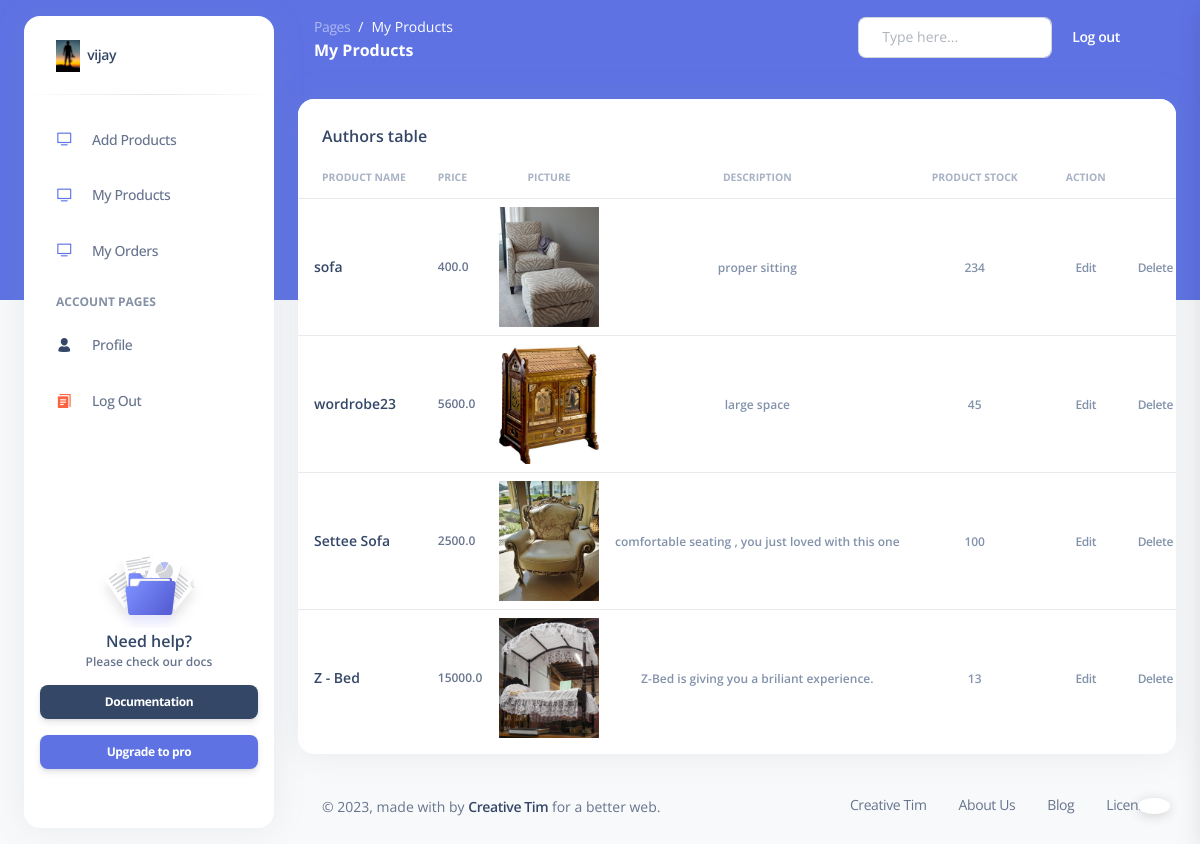
The app's page /seller/my_products/ (signed in) with its own data.
### seller/models.py (models this page shows, shortened)
class Seller(models.Model):
    user_name = models.CharField(max_length=50)
    gst = models.CharField(max_length=15)
    phone = models.CharField(max_length=15)
    email = models.EmailField(unique=True)
    password = models.CharField(max_length=10)
    pic = models.FileField(default= 'defualt.png',upload_to='seller_profile')

class Product(models.Model):
    product_name = models.CharField(max_length=50)
    des = models.TextField(max_length=255)
    price = models.FloatField(default=10.0)
    product_stock = models.IntegerField(default=0)
    pic = models.FileField(default='sad.jpg', upload_to='product_pics')
    seller = models.ForeignKey(Seller, on_delete=models.CASCADE)

### seller/views.py (the view)
# urls.py: path('my_products/',my_products,name = 'my_products'),
def my_products(request):
    seller_obj = Seller.objects.get(email=request.session['s_email'])
    product_obj = Product.objects.filter(seller=seller_obj)
    return render(request, 'my_products.html', {'seller_data': seller_obj, 'my_all_products': product_obj})

### seller/templates/my_products.html (shortened to what this page needs)
{% load static %}
<!DOCTYPE html>
<html lang="en">
<head>
  <link href="{% static '/assets/css/nucleo-icons.css' %}" rel="stylesheet" />
  <link href="{% static '/assets/css/nucleo-svg.css' %}" rel="stylesheet" />
  <link href="{% static '/assets/css/nucleo-svg.css' %}" rel="stylesheet" />
  <link id="pagestyle" href="{% static '/assets/css/argon-dashboard.css' %}" rel="stylesheet" />
</head>
<body class="g-sidenav-show   bg-gray-100">
  <aside class="sidenav bg-white navbar navbar-vertical navbar-expand-xs border-0 border-radius-xl my-3 fixed-start ms-4 " id="sidenav-main">
    {% if seller_data %}
    <div class="sidenav-header">
      <a class="navbar-brand m-0"  target="_blank">
        <img src="{{seller_data.pic.url}}" class="navbar-brand-img h-100" alt="main_logo">
        <span class="ms-1 font-weight-bold">{{seller_data.user_name}}</span>
      </a>
    </div>
    {% endif %}
    <hr class="horizontal dark mt-0">
    <div class="collapse navbar-collapse  w-auto " id="sidenav-collapse-main">
      <ul class="navbar-nav">
        <li class="nav-item">
          <a class="nav-link " href="{% url 'add_products' %}">
            <div class="icon icon-shape icon-sm border-radius-md text-center me-2 d-flex align-items-center justify-content-center">
              <i class="ni ni-tv-2 text-primary text-sm opacity-10"></i>
            </div>
            <span class="nav-link-text ms-1">Add Products</span>
          </a>
        </li>
        <li class="nav-item">
          <a class="nav-link " href="{% url 'my_products' %}">
            <div class="icon icon-shape icon-sm border-radius-md text-center me-2 d-flex align-items-center justify-content-center">
              <i class="ni ni-tv-2 text-primary text-sm opacity-10"></i>
            </div>
            <span class="nav-link-text ms-1">My Products</span>
          </a>
        </li>
        <li class="nav-item">
          <a class="nav-link " href="{% url 'my_order' %}">
            <div class="icon icon-shape icon-sm border-radius-md text-center me-2 d-flex align-items-center justify-content-center">
              <i class="ni ni-tv-2 text-primary text-sm opacity-10"></i>
            </div>
            <span class="nav-link-text ms-1">My Orders</span>
          </a>
        </li>
        <li class="nav-item mt-3">
          <h6 class="ps-4 ms-2 text-uppercase text-xs font-weight-bolder opacity-6">Account pages</h6>
        </li>
        <li class="nav-item">
          <a class="nav-link " href="{% url 'profile' %}">
            <div class="icon icon-shape icon-sm border-radius-md text-center me-2 d-flex align-items-center justify-content-center">
              <i class="ni ni-single-02 text-dark text-sm opacity-10"></i>
            </div>
            <span class="nav-link-text ms-1">Profile</span>
          </a>
        </li>
        <li class="nav-item">
          <a class="nav-link " href="{% url 'signout' %}">
            <div class="icon icon-shape icon-sm border-radius-md text-center me-2 d-flex align-items-center justify-content-center">
              <i class="ni ni-single-copy-04 text-warning text-sm opacity-10"></i>
            </div>
            <span class="nav-link-text ms-1">Log Out</span>
          </a>
        </li>
      </ul>
    </div>
    <div class="sidenav-footer mx-3 ">
      <div class="card card-plain shadow-none" id="sidenavCard">
        <img class="w-50 mx-auto" src="{% static '/assets/img/illustrations/icon-documentation.svg' %}" alt="sidebar_illustration">
        <div class="card-body text-center p-3 w-100 pt-0">
          <div class="docs-info">
            <h6 class="mb-0">Need help?</h6>
            <p class="text-xs font-weight-bold mb-0">Please check our docs</p>
          </div>
        </div>
      </div>
      <a href="https://www.creative-tim.com/learning-lab/bootstrap/license/argon-dashboard" target="_blank" class="btn btn-dark btn-sm w-100 mb-3">Documentation</a>
      <a class="btn btn-primary btn-sm mb-0 w-100" href="https://www.creative-tim.com/product/argon-dashboard-pro?ref=sidebarfree" type="button">Upgrade to pro</a>
    </div>
  </aside>
  <main class="main-content position-relative border-radius-lg ">
    <nav class="navbar navbar-main navbar-expand-lg px-0 mx-4 shadow-none border-radius-xl " id="navbarBlur" data-scroll="false">
      <div class="container-fluid py-1 px-3">
        <nav aria-label="breadcrumb">
          <ol class="breadcrumb bg-transparent mb-0 pb-0 pt-1 px-0 me-sm-6 me-5">
            <li class="breadcrumb-item text-sm"><a class="opacity-5 text-white" href="javascript:;">Pages</a></li>
            <li class="breadcrumb-item text-sm text-white active" aria-current="page">My Products</li>
          </ol>
          <h6 class="font-weight-bolder text-white mb-0">My Products</h6>
        </nav>
        <div class="collapse navbar-collapse mt-sm-0 mt-2 me-md-0 me-sm-4" id="navbar">
          <div class="ms-md-auto pe-md-3 d-flex align-items-center">
            <div class="input-group">
              <span class="input-group-text text-body"></span>
              <input type="text" class="form-control" placeholder="Type here...">
            </div>
          </div>
          <ul class="navbar-nav  justify-content-end">
            <li class="nav-item d-flex align-items-center">
              <a href="{% url 'signout' %}" class="nav-link text-white font-weight-bold px-0">
                <span class="d-sm-inline d-none">Log out</span>
              </a>
            </li>
            <li class="nav-item px-3 d-flex align-items-center">
            </li>
            <li class="nav-item dropdown pe-2 d-flex align-items-center">
            </li>
          </ul>
        </div>
      </div>
    </nav>
    <div class="container-fluid py-4">
      <div class="row">
        <div class="col-12">
          <div class="card mb-4">
            <div class="card-header pb-0">
              <h6>Authors table</h6>
            </div>
            <div class="card-body px-0 pt-0 pb-2">
              <div class="table-responsive p-0">
                <table class="table align-items-center mb-0">
                  <thead>
                    <tr>
                      <th class="text-uppercase text-secondary text-xxs font-weight-bolder opacity-7">Product Name</th>
                      <th class="text-uppercase text-secondary text-xxs font-weight-bolder opacity-7 ps-2">Price</th>
                      <th class="text-center text-uppercase text-secondary text-xxs font-weight-bolder opacity-7">Picture</th>
                      <th class="text-center text-uppercase text-secondary text-xxs font-weight-bolder opacity-7">Description</th>
                      <th class="text-center text-uppercase text-secondary text-xxs font-weight-bolder opacity-7">Product Stock</th>
                      <th class="text-center text-uppercase text-secondary text-xxs font-weight-bolder opacity-7">Action</th>
                      <th class="text-secondary opacity-7"></th>
                    </tr>
                  </thead>
                  <tbody>
                    {% for i in my_all_products %}
                    <tr>
                      <td>
                        <div class="d-flex px-2 py-1">
                          <div class="d-flex flex-column justify-content-center">
                            <h6 class="mb-0 text-sm">{{i.product_name}}</h6>
                          </div>
                        </div>
                      </td>
                      <td>
                        <p class="text-xs font-weight-bold mb-0">{{i.price}}</p>
                      </td>
                      <td class="align-middle text-center text-sm">
                        <div>
                          <img src="{{i.pic.url}}"  alt="user1" width="100px">
                        </div>
                      </td>
                      <td class="align-middle text-center">
                        <span class="text-secondary text-xs font-weight-bold">{{i.des}}</span>
                      </td>
                      <td class="align-middle text-center">
                        <span class="text-secondary text-xs font-weight-bold">{{i.product_stock}}</span>
                      </td>
                      <td class="align-middle text-center">
                        <a href="{% url 'edit_products' i.id %} "><span class="text-secondary text-xs font-weight-bold">Edit</span>
                          </a>
                      </td>
                      <td class="align-middle text-center">
                        <a href="{% url 'delete_products' i.id  %}"><span class="text-secondary text-xs font-weight-bold">Delete</span>
                          </a>
                      </td>
                      </tr>
                    {% endfor %}
                  </tbody>
                </table>
              </div>
            </div>
          </div>
        </div>
      </div>
      <footer class="footer pt-3  ">
        <div class="container-fluid">
          <div class="row align-items-center justify-content-lg-between">
            <div class="col-lg-6 mb-lg-0 mb-4">
              <div class="copyright text-center text-sm text-muted text-lg-start">
                © ,
                made with  by
                <a href="https://www.creative-tim.com" class="font-weight-bold" target="_blank">Creative Tim</a>
                for a better web.
              </div>
            </div>
            <div class="col-lg-6">
              <ul class="nav nav-footer justify-content-center justify-content-lg-end">
                <li class="nav-item">
                  <a href="https://www.creative-tim.com" class="nav-link text-muted" target="_blank">Creative Tim</a>
                </li>
                <li class="nav-item">
                  <a href="https://www.creative-tim.com/presentation" class="nav-link text-muted" target="_blank">About Us</a>
                </li>
                <li class="nav-item">
                  <a href="https://www.creative-tim.com/blog" class="nav-link text-muted" target="_blank">Blog</a>
                </li>
                <li class="nav-item">
                  <a href="https://www.creative-tim.com/license" class="nav-link pe-0 text-muted" target="_blank">License</a>
                </li>
              </ul>
            </div>
          </div>
        </div>
      </footer>
    </div>
  </main>
  <div class="fixed-plugin">
    <a class="fixed-plugin-button text-dark position-fixed px-3 py-2">
    </a>
  </div>
</body>
</html>

### seller/static/assets/css/nucleo-svg.css (style rules this page uses)
.icon { display: inline-block; color: #111111; height: 1em; width: 1em; }
.icon-sm { height: 0.8em; width: 0.8em; }
.icon { fill: currentColor; stroke: none; }

### records on screen
Seller: pic (picture), user_name "vijay"
Product: product_name "sofa", price "400.0", pic (picture), des "proper sitting", product_stock "234"
Product: product_name "wordrobe23", price "5600.0", pic (picture), des "large space", product_stock "45"
Product: product_name "Settee Sofa", price "2500.0", pic (picture), des "comfortable seating , you just loved with this one", product_stock "100"
Product: product_name "Z - Bed", price "15000.0", pic (picture), des "Z-Bed is giving you a briliant experience.", product_stock "13"
